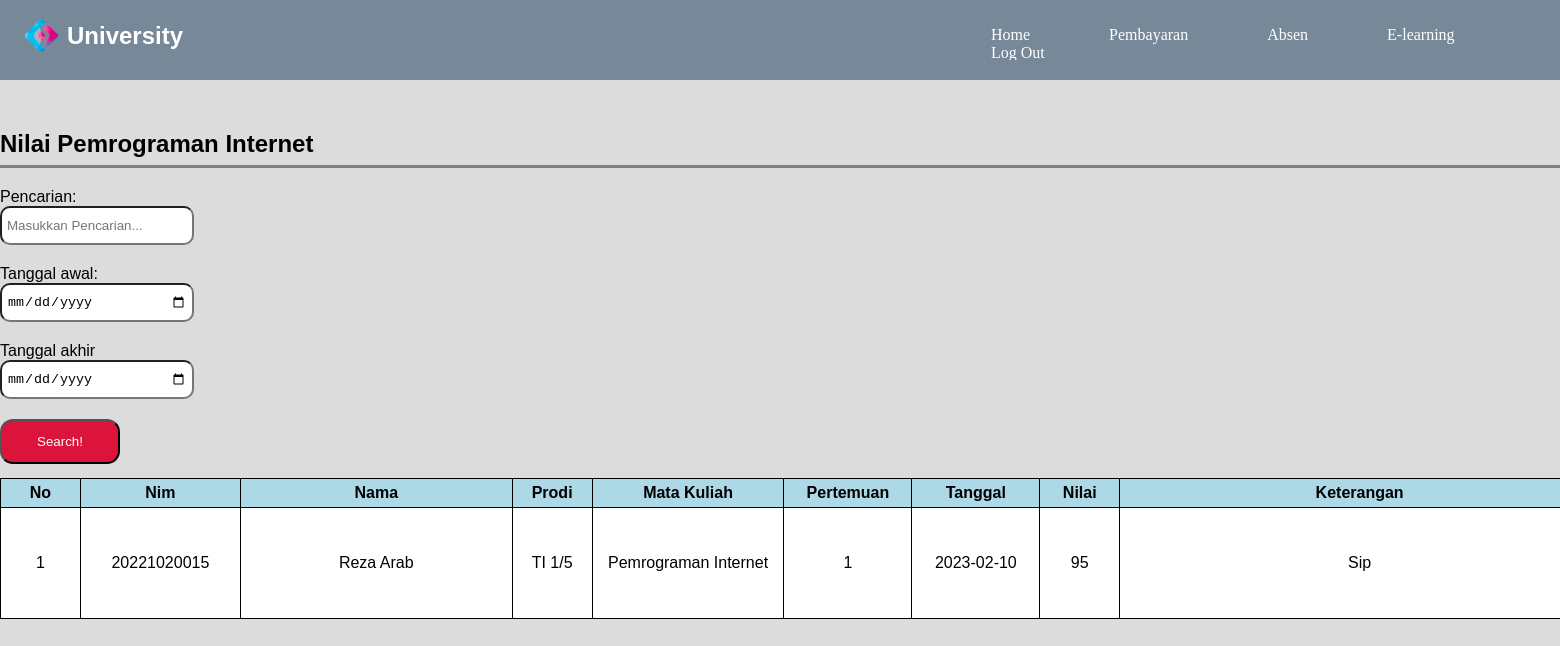
The page /mahasiswa/kelas/nilai/nilai_pemrograman.php on the database its author committed.
### tables this page shows
CREATE TABLE `tb_nilai` (
  `id_nilai` int(11) NOT NULL,
  `nim_nilai` bigint(50) NOT NULL,
  `nama_nilai` varchar(200) NOT NULL,
  `prodi_nilai` varchar(100) NOT NULL,
  `matkul_nilai` varchar(100) NOT NULL,
  `prtmn_nilai` int(10) NOT NULL,
  `tgl_nilai` date NOT NULL,
  `nilai` int(10) NOT NULL,
  `ket_nilai` text NOT NULL
);

### database/function.php (called while the page is built, shortened)
<?php
$db = mysqli_connect("localhost", "root", "", "university");
function query($query) {
    global $db;
    $result = mysqli_query($db, $query);
    $ruang = [];
    while( $brg = mysqli_fetch_assoc($result)) {
        $ruang[] = $brg;
    }
    return $ruang;
}

### mahasiswa/kelas/nilai/nilai_pemrograman.php (the view, shortened to what this page needs)
<?php
require "../../../database/function.php";
$data_nilai = query("SELECT * FROM tb_nilai WHERE matkul_nilai = 'Pemrograman Internet' ORDER BY prtmn_nilai ASC");
?>
<!DOCTYPE html>
<html lang="en">
  <head>
    <link rel="stylesheet" href="style.css" />
    <link rel="stylesheet" href="https://unpkg.com/aos@next/dist/aos.css" />
  </head>
  <body>
    <div class="background">
      <nav class="nav-container">
        <img src="../asset/1.png" alt="logo" class="logo" width="50px" height="50px" data-aos="fade-right" data-aos-duration="2000" />
        <h2 data-aos="fade-right" data-aos-duration="2000">University</h2>
        <ul class="navbar" data-aos="fade-left" data-aos-duration="2000">
          <li>
            <a href="../../dashboard/index.html">Home</a>
            <a href="../../pembayaran/pembayaran.php">Pembayaran</a>
            <a href="../absen/absensi.php">Absen</a>
            <a href="../../elearning/elearning.html">E-learning</a>
            <a href="../../../index.php" class="logout">Log Out</a>
          </li>
        </ul>
      </nav>
    </div>
    <div class="container">
      <h2 class="h2">Nilai Pemrograman Internet</h2>
      <form action="" method="post">
        <label>Pencarian:</label>
        <input type="text" name="keyword" autocomplete="off" placeholder="Masukkan Pencarian..." />
        <label>Tanggal awal:</label>
        <input type="date" name="awal" />
        <label>Tanggal akhir</label>
        <input type="date" name="akhir" />
        <div class="btn">
          <button type="submit" name="cari" id="cari">Search!</button>
        </div>
      </form>
      <table rules="all" cellpadding="5">
        <thead>
          <tr>
            <th width="5%">No</th>
            <th width="10%">Nim</th>
            <th width="17%">Nama</th>
            <th width="5%">Prodi</th>
            <th width="12%">Mata Kuliah</th>
            <th width="8%">Pertemuan</th>
            <th width="8%">Tanggal</th>
            <th width="5%">Nilai</th>
            <th width="40%">Keterangan</th>
          </tr>
        </thead>
        <?php $i = 1; ?>
        <?php foreach($data_nilai as $dn) : ?>
        <tbody>
          <tr>
            <td height="100px"><?= $i; ?></td>
            <td><?= $dn['nim_nilai']; ?></td>
            <td><?= $dn['nama_nilai']; ?></td>
            <td><?= $dn['prodi_nilai']; ?></td>
            <td><?= $dn['matkul_nilai']; ?></td>
            <td><?= $dn['prtmn_nilai']; ?></td>
            <td><?= $dn['tgl_nilai']; ?></td>
            <td><?= $dn['nilai']; ?></td>
            <td><?= $dn['ket_nilai']; ?></td>
          </tr>
          <?php $i++; ?>
          <?php endforeach; ?>
        </tbody>
      </table>
    </div>
  </body>
</html>

### mahasiswa/kelas/nilai/style.css (style rules this page uses)
body { margin: 0; padding: 0; font-family: Verdana, Geneva, Tahoma, sans-serif; background-color: gainsboro; }
.nav-container { display: flex; flex-direction: row; justify-content: space-between; background-color: transparent; width: 100%; height: 60px; padding-right: 20px; padding-left: 15px; box-sizing: border-box; position: relative; overflow: hidden; }
.nav-container .logo { position: absolute; top: 10px; }
.nav-container h2 { position: absolute; left: 67px; top: 2px; color: white; cursor: default; }
.nav-container ul { position: absolute; right: 0px; top: 10px; list-style: none; display: flex; list-style: none; width: 40%; font-family: 'fantasy'; }
.nav-container ul li a { text-decoration: none; display: inline-block; margin-left: 55px; margin-right: 20px; color: white; }
.background { width: 100%; height: 80px; background-color: lightslategrey; }
.container { width: 1600px; margin: 50px auto; }
.h2 { border-bottom: 3px solid gray; padding-bottom: 7px; }
form { display: flex; flex-direction: column; margin-bottom: 10px; }
.btn { width: 270px; display: flex; justify-content: space-between; }
#cari { width: 120px; height: 45px; background-color: crimson; color: white; border-radius: 13px; margin-bottom: 4px; }
input { height: 25px; width: 180px; margin-bottom: 20px; border-radius: 10px; padding: 5px; }
table { width: 100%; text-align: center; border: 1px solid black; background-color: white; }
th { background-color: lightblue; }
button { width: 80px; height: 30px; background-color: crimson; color: white; border-radius: 13px; }

### rows shown on the page
tb_nilai: nim_nilai "20221020015", nama_nilai "Reza Arab", prodi_nilai "TI 1/5", matkul_nilai "Pemrograman Internet", prtmn_nilai "1", tgl_nilai "2023-02-10", nilai "95", ket_nilai "Sip"
